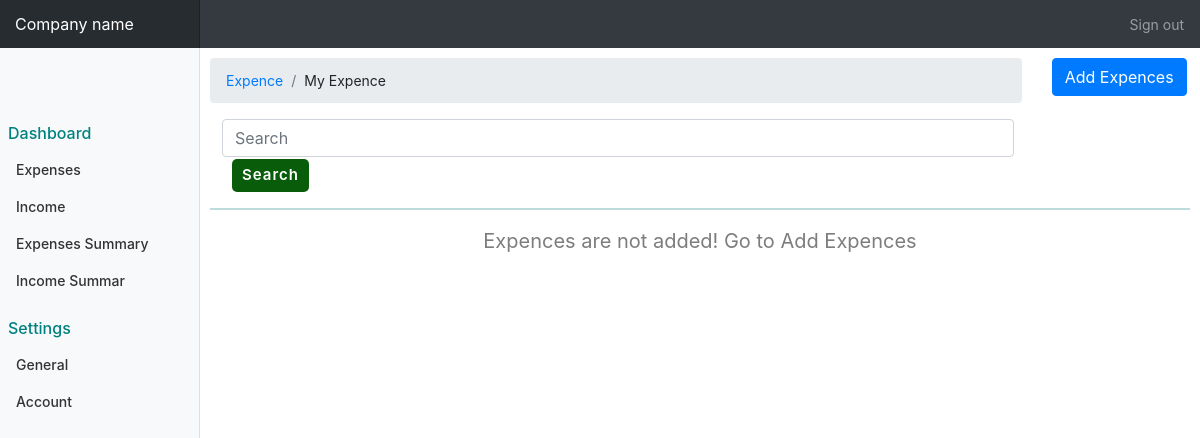
The app's page /home (signed in), older data.
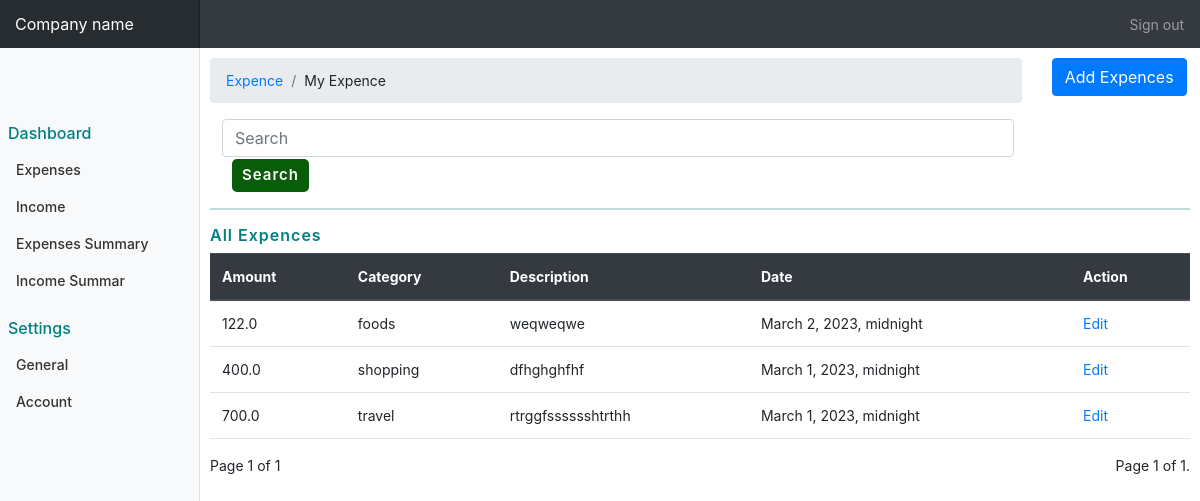
The same page, newer data.
### expenses/models.py (models this page shows)
class AddExpence(models.Model):
    amount= models.FloatField()
    date= models.DateTimeField()
    description= models.TextField()
    owner= models.ForeignKey(to=User, on_delete=models.CASCADE)
    category= models.CharField(max_length=255)
    def __str__(self):
        return self.category
    class Category(models.Model):
        name= models.CharField(max_length=256)

### account/views.py (the view)
# urls.py: path('home', views.user_dashboard, name="home"),
def user_dashboard(request):
    if request.user.is_authenticated:
        current_user= request.user
        expence_data= AddExpence.objects.filter(owner=current_user).order_by('-date')
        datalen=len(expence_data)
        print(expence_data)
        paginator= Paginator(expence_data, 8)
        page_number= request.GET.get('page')
        page_obj = Paginator.get_page(paginator, page_number)
        context={
        'expence_user_data' : expence_data,
        'page_obj' : page_obj,
        'datalen' : datalen
        }
        return render(request, 'addExpences.html', context)
    else:
        return redirect('/login')

### templates/addExpences.html (shortened to what this page needs)
{% extends 'bash.html' %}
{% block content %}
<div class="row">
    <div class="col-md-10">
        <nav aria-label="breadcrumb" class="nav_navigarion">
            <ol class="breadcrumb">
                <li class="breadcrumb-item"><a href="#">Expence</a></li>
                <li class="breadcrumb-item">My Expence</li>
            </ol>
        </nav>
    </div>
    <div class="col-md-2">
        <button type="button" class="btn btn-primary" data-toggle="modal" data-target="#exampleModal">
            Add Expences
        </button>
    </div>
</div>
<div>
    <div class="row">
        <form action="{% url 'search' %}">
            <div class="col-md-10">
                <input type="text" name="search" class="form-control" placeholder="Search">
            </div>
            <div class="col-md-2">
                <button type="submit" class="search_btn">Search</button>
            </div>
        </form>
    </div>
</div>
<hr style="color: teal;">
{% if expence_user_data.count %}
<div class="all_expences">
    <div class="row">
        <h6 class="col-md-8">All Expences</h6>
    </div>
    <table  class="table">
        <thead class="thead-dark">
            <tr>
                <th scope="col">Amount</th>
                <th scope="col">Category</th>
                <th>Description</th>
                <th scope="col">Date</th>
                <th scope="col">Action</th>
            </tr>
        </thead>
        <tbody>
            {% for data in page_obj %}
            <tr>
                <td>{{ data.amount }}</td>
                <td>{{ data.category }}</td>
                <td>{{ data.description }}</td>
                <td>{{ data.date }}</td>
                <td>
                    <a href="{% url 'edit_expense' data.id %}">Edit</a>
                </td>
            </tr>
            {% endfor %}
        </tbody>
    </table>
</div>
<div class="paginator" style="display: flex; justify-content: space-between;">
    <div>
        <span>
            Page {{ page_obj.number }} of {{ page_obj.paginator.num_pages }}
        </span>
    </div>
    <div>
        <div class="pagination">
            <span class="step-links">
                <span class="current">
                    Page {{ page_obj.number }} of {{ page_obj.paginator.num_pages }}.
                </span>
            </span>
        </div>
    </div>
</div>
{% else %}
<div style="font-size: 20px; color: #7e7d7d; text-align: center;">
    Expences are not added! Go to Add Expences
</div>
{% endif %}
{% endblock %}

### templates/bash.html (shortened to what this page needs)
{% load static %}
<!doctype html>
<html lang="en">
<head>
  <link href="https://cdn.jsdelivr.net/npm/bootstrap@5.1.3/dist/css/bootstrap.min.css" rel="stylesheet"
>
    <link rel="stylesheet" href="https://cdn.jsdelivr.net/npm/bootstrap@4.6.1/dist/css/bootstrap.min.css">
    <link rel="stylesheet" href="https://cdn.jsdelivr.net/npm/@fortawesome/fontawesome-free@6.1.1/css/fontawesome.min.css">
    <link rel="stylesheet" href="https://cdnjs.cloudflare.com/ajax/libs/
    font-awesome/5.15.2/css/all.min.css"/>
  <link rel="stylesheet" href="../static/css/bash.css">
  <link rel="stylesheet" href="../static/css/main.css">
  <link rel="stylesheet" href="{% static 'css/custom_base.css' %}">
  <link rel="stylesheet" href="{% static 'css/addExpence.css' %}">
  <link rel="stylesheet" href="../static/css/addExpence.css">
  <link rel="stylesheet" href="../static/css/expence_summary.css">
  <link rel="stylesheet" href="../static/css/auth_style/user_details.css">
</head>
<body>
  <nav class="navbar navbar-dark sticky-top bg-dark flex-md-nowrap p-0">
    <a class="navbar-brand col-sm-3 col-md-2 mr-0" href="#">Company name</a>
    <ul class="navbar-nav px-3">
      <li class="nav-item text-nowrap">
        <a class="nav-link" href="{% url 'user_logged_out' %}">Sign out</a>
      </li>
    </ul>
  </nav>
  <div class="container-fluid">
    <div class="row">
      <nav class="col-md-2 d-none d-md-block bg-light sidebar">
        <div class="sidebar-sticky">
          <ul class="nav flex-column">
            <li class="nav-item">
                <h6 class="mx-2" style="margin-top: 20px; color: teal;"> Dashboard</h6>
            </li>
            <li class="nav-item">
              <a class="nav-link" href="{% url 'add_expences' %}">
                Expenses
              </a>
            </li>
            <li class="nav-item">
              <a class="nav-link" href="{% url 'user_income_index' %}">
                Income
              </a>
            </li>
            <li class="nav-item">
              <a class="nav-link" href="{% url 'expence_summary' %}">
                Expenses Summary
              </a>
            </li>
            <li class="nav-item">
              <a class="nav-link" href="{% url 'income_summary' %}">
                Income Summar
              </a>
            </li>
          </ul>
          <h6 class="mx-2" style="margin-top: 20px; color: teal;">Settings</h6>
          <ul class="nav flex-column">
            <li class="nav-item">
              <a class="nav-link" href="{% url 'preference' %}">
                General
              </a>
            </li>
            <li class="nav-item">
              <a class="nav-link" href="{% url 'user_details' %}">
                Account
              </a>
            </li>
          </ul>
        </div>
      </nav>
      <div class="content">
        {% block content %}
        {% endblock %}
      </div>
    </div>
  </div>
</body>
</html>

### static/css/bash.css (style rules this page uses)
body { font-size: .875rem; }
.sidebar { position: fixed; top: 0; bottom: 0; left: 0; z-index: 100; padding: 0; box-shadow: inset -1px 0 0 rgba(0, 0, 0, .1); }
.sidebar-sticky { position: -webkit-sticky; position: sticky; top: 48px; height: calc(100vh - 48px); padding-top: 3.5rem; overflow-x: hidden; overflow-y: auto; }
.sidebar .nav-link { font-weight: 500; color: #333; }
.navbar-brand { padding-top: .75rem; padding-bottom: .75rem; font-size: 1rem; background-color: rgba(0, 0, 0, .25); box-shadow: inset -1px 0 0 rgba(0, 0, 0, .25); }

### static/css/custom_base.css (style rules this page uses)
.content { width: 83%; height: 90vh; position: absolute; right: 0px; padding: 10px 10px 10px 6px ; }

### static/css/addExpence.css (style rules this page uses)
.all_expences h6 { color: teal; font-weight: 600; letter-spacing: 1px; }
.search_btn { padding: 4px 15px; background-color: teal; color: white; border: none; border-radius: 10px; font-size: 15px; font-weight: 600; margin-top: -10px; }
.search_btn { padding: 5px 10px; color: white; background-color: rgb(9, 92, 9); border: none; border-radius: 5px; margin-left: 10px; font-weight: 600; letter-spacing: 1px; margin-top: 2px; }

Row changes from the older to the newer data that the page shows:
added AddExpence: amount "122.0", category "foods", description "weqweqwe", date "March 2, 2023, midnight"
added AddExpence: amount "400.0", category "shopping", description "dfhghghfhf", date "March 1, 2023, midnight"
added AddExpence: amount "700.0", category "travel", description "rtrggfsssssshtrthh", date "March 1, 2023, midnight"
Text that changed along with them:
{{ page_obj.number }}: (not shown) → "1"
{{ page_obj.paginator.num_pages }}: (not shown) → "1"
text no longer shown: "Expences are not added! Go to Add Expences"
text now shown: "All Expences Amount Category Description Date Action Page of Page of ."
